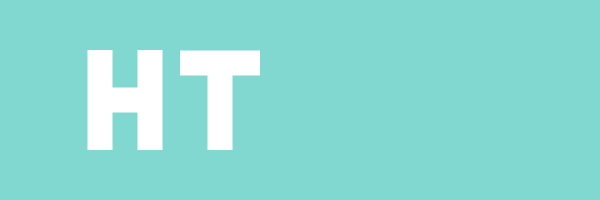
Frame 1 (no input)
Frame 60 (the mouse pressed at the canvas centre just before this capture): identical to frame 1, image omitted
Frame 120 (the mouse held since frame 60 and released just before this capture): identical to frame 1, image omitted

The Processing sketch that drew this single still picture (run headless with seeded random() and noise(); from frame 60 on, the mouse is pressed at the canvas centre):

// Processing sketch: processing_132705
// ── processing_132705.pde

int x = 220;

void setup () {
size (600, 200);
rectMode (CENTER);
noStroke ();

} 



void draw () { 
  println (mouseX + "  " + mouseY); 
  background (#81D8D0);
  fill (255);
  
  rect (100,100,25,100); 
  rect (125,100,28,25); 
  rect (150,100,25,100); 

  rect (220,63,80,25); 
  rect (220,105,25,90); 
  
}
